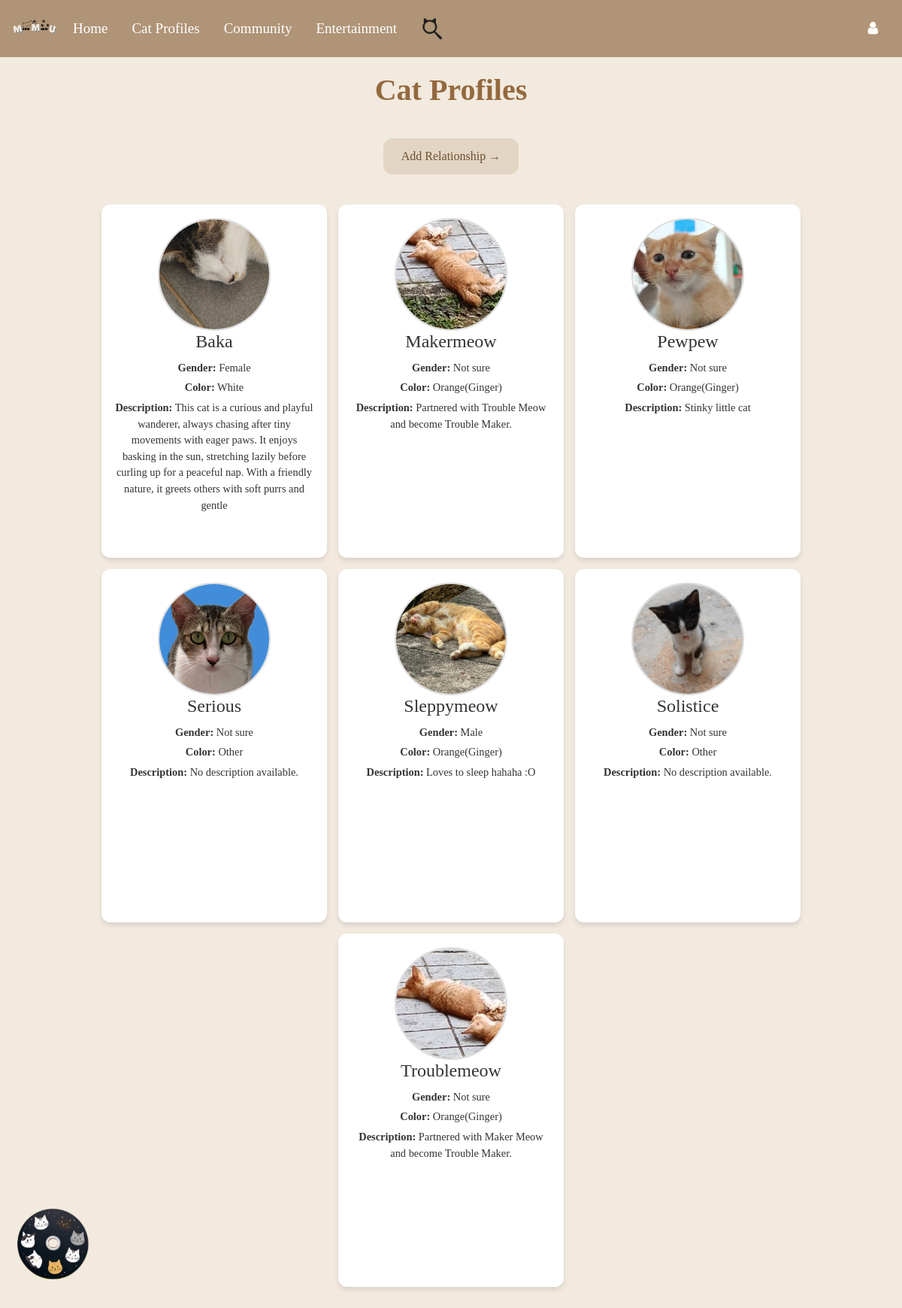
The app's page /view_profiles, older data.
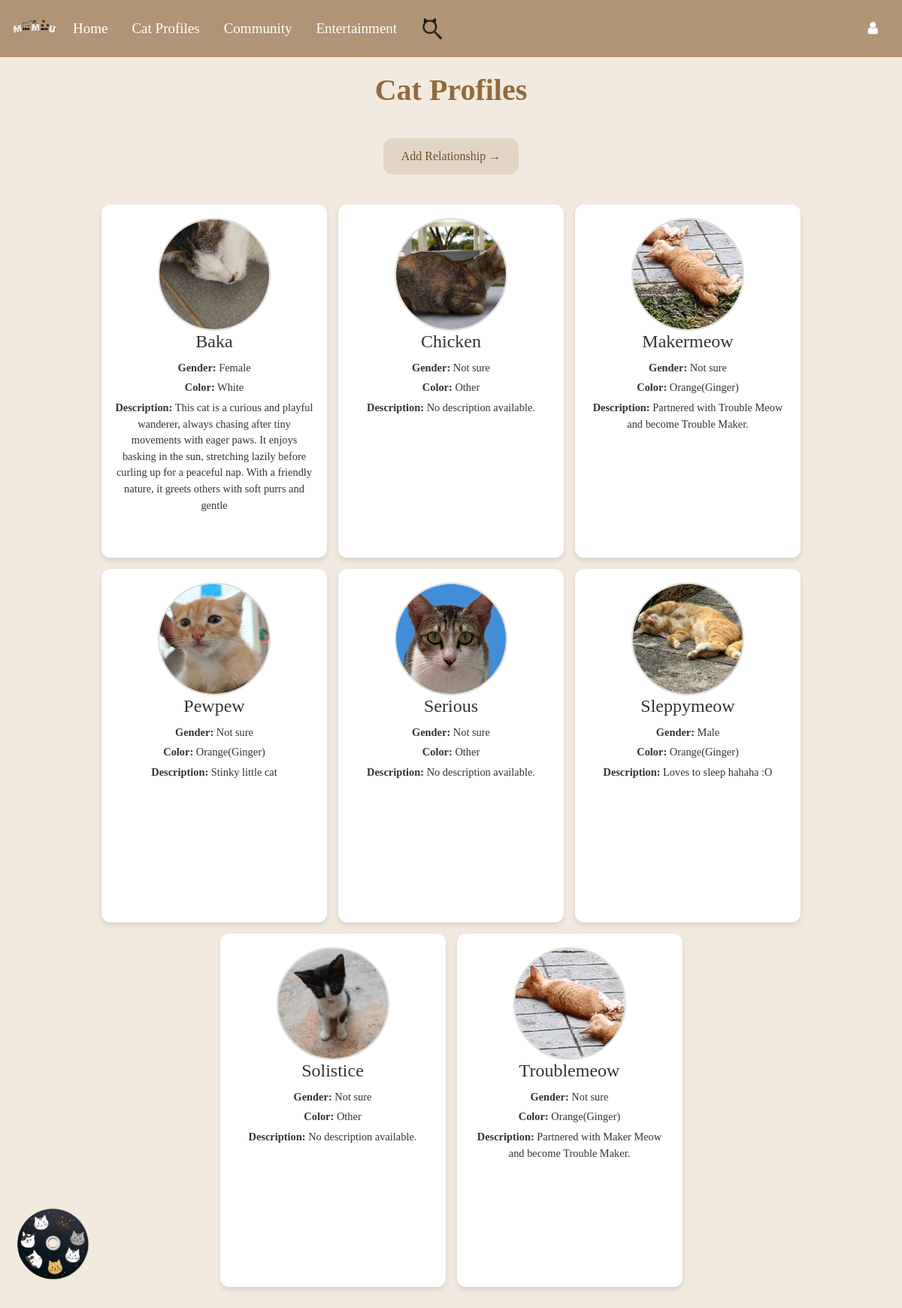
The same page, newer data.
### tables this page shows
CREATE TABLE "profiles" (
	"id"	INTEGER,
	"name"	TEXT NOT NULL,
	"gender"	TEXT NOT NULL,
	"color"	TEXT NOT NULL,
	"description"	TEXT,
	"photo"	TEXT NOT NULL,
	"creator"	TEXT NOT NULL,
	PRIMARY KEY("id" AUTOINCREMENT)
);

### Website/catprofile.py (the view)
@catprofile_bp.route('/view_profiles')
def view_profiles(): #View all cat profiles
    with get_db_connection() as conn: #Connect to the database to fetch data
        profiles = conn.execute('SELECT * FROM profiles').fetchall() #Get all cat profiles from the database
    profiles = [dict(profile) for profile in profiles] #Convert sqlite3.Row to dictionary
    for profile in profiles:
        if profile['photo'] and profile['photo'] != '':
            profile['photo_url'] = url_for('static', filename=f'uploads/{profile["photo"]}')
            full_path = os.path.join(app.config['UPLOAD_FOLDER'], os.path.basename(profile['photo']))
            if not os.path.exists(full_path):  #Check if the file exists
                profile['photo_url'] = "uploads/default.png"
        else:
            profile['photo_url'] = "uploads/default.png"  #Use a default placeholder image
    return render_template('viewprofile.html', profiles=profiles, user=current_user)

### Website/catprofile.py (called while the page is built)
def get_db_connection():
    db_path = os.path.join(os.path.dirname(__file__), '..', 'instance', 'datebase.db')
    conn = sqlite3.connect(db_path)  #Creates a connection to the database datebase.db
    conn.execute('PRAGMA journal_mode=WAL;')  #Activates Write-Ahead Logging (WAL) in SQLite, enabling simultaneous database reads while a process is writing, improving efficiency and synchronization
    conn.row_factory = sqlite3.Row  #Access rows as dictionaries
    return conn

### Website/templates/viewprofile.html (shortened to what this page needs)
{% extends 'base.html' %}
{% block content %}
<div class="page-container">
    <h1>Cat Profiles</h1>
    <button class="button" onclick="location.href='{{ url_for('relationship.relationship_feature') }}'">
        Add Relationship →
    </button>
    <div class="profile-container">
        {% for profile in profiles | sort(attribute='name') %}
        {% if not profile.deleted %}
        <div class="profile-card">
            {% if profile.photo %}
            <img class="profile-picture" src="{{ url_for('static', filename='uploads/' + profile.photo) }} "
                alt="{{ profile.name }}" onclick="showProfileImage('{{ url_for('static', filename='uploads/' + profile.photo) }}')">
            {% else %}
            <img class="profile-picture" src="{{ url_for('static', filename='uploads/default.png') }}"
                alt="Default Placeholder">
            {% endif %}
            <h2>{{ profile.name }}</h2>
            <p><strong>Gender:</strong> {{ profile.gender }}</p>
            <p><strong>Color:</strong> {{ profile.color }}</p>
            <p class="description">
                <strong>Description:</strong> {{ profile.description or 'No description available.' }}
            </p>
        </div>
        {% endif %}
        {% endfor %}
    </div>
</div>
{% endblock %}

Row changes from the older to the newer data that the page shows:
added profiles: photo (picture), name "Chicken", gender "Not sure", color "Other", description "No description available."
